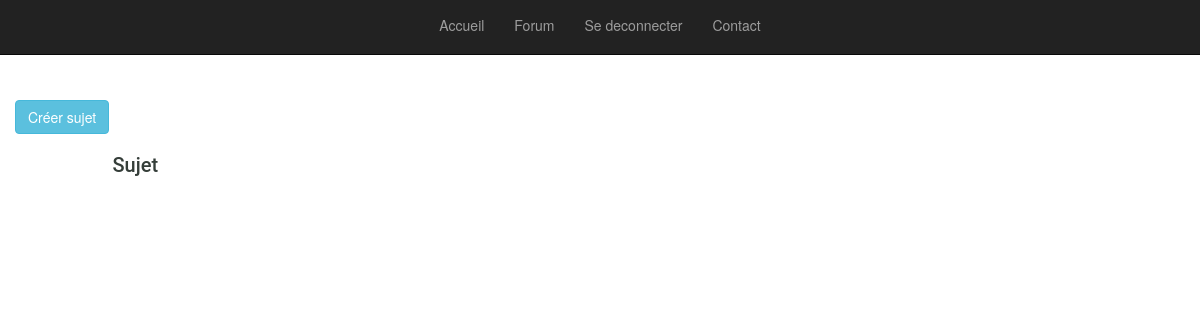
Before: /index.php (signed in) with the older database file.
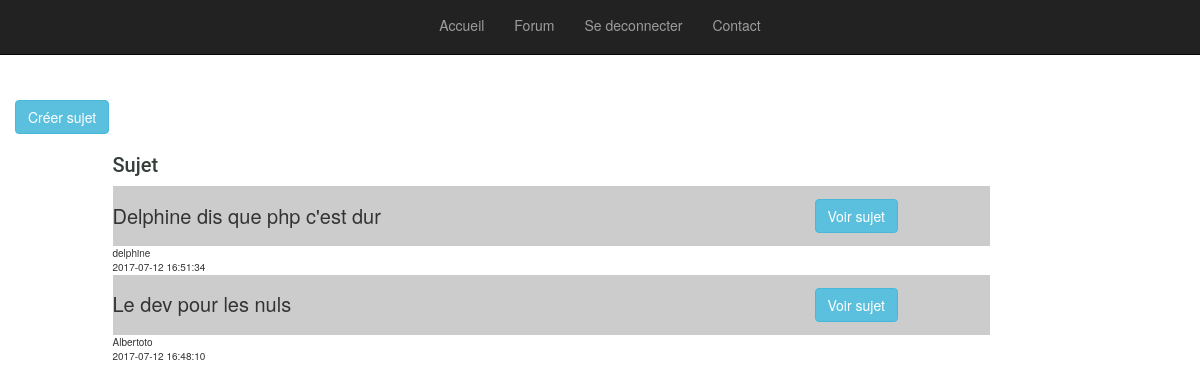
After: the same page with the newer database file.
### tables this page shows
CREATE TABLE `sujet` (
  `id` int(11) NOT NULL AUTO_INCREMENT,
  `titre` varchar(255) DEFAULT NULL,
  `username_id` int(255) DEFAULT NULL,
  `datecreate` datetime DEFAULT NULL,
  PRIMARY KEY (`id`),
  KEY `username_id` (`username_id`),
  CONSTRAINT `sujet_ibfk_1` FOREIGN KEY (`username_id`) REFERENCES `user` (`id`)
);

CREATE TABLE `user` (
  `id` int(11) NOT NULL AUTO_INCREMENT,
  `username` varchar(255) DEFAULT NULL,
  `user_admin` varchar(255) DEFAULT NULL,
  `user_user` varchar(255) DEFAULT NULL,
  `uPassword` varchar(255) DEFAULT NULL,
  `email` varchar(255) DEFAULT NULL,
  `avatar` varchar(255) DEFAULT NULL,
  `datecreate` datetime DEFAULT NULL,
  PRIMARY KEY (`id`)
);

### model/requete_sql.php (called while the page is built, shortened)
<?php
$req_aff_sujet = $connexion->query('SELECT user.username,sujet.id,sujet.Titre,sujet.datecreate FROM user AS user
LEFT JOIN sujet AS sujet ON sujet.username_id=user.id WHERE Titre IS NOT NULL ORDER BY sujet.datecreate DESC
');
?>

### view/01_affichage/affichage_sujet.php (the view, shortened to what this page needs)
<?php
$enter_sujet='<input id="envoi" type="submit" class="btn btn-info" value="Voir sujet">';
include "service/01_connect_service.php";
include "model/requete_sql.php";
while ($donnees = $req_aff_sujet->fetch())
{
     ?>
    <form name="form_enter_sujet-<?= $donnees['id'] ?>" method="POST" id="form_enter_sujet-<?php echo $donnees['id'] ?>"  action="view/01_affichage/02_affichage_sujet_seul.php" >
<table><tr ><td class="grand"><?= $donnees['Titre']?></td><td><?= $enter_sujet?></td></tr>
<tr class="petit"><td><?= $donnees['username']?><br><?= $donnees['datecreate']?></td></tr></table>
</form>
<?php
}
?>

### 01_verif/01_recup_session_index.php (shortened to what this page needs)
<?php
if(isset($_SESSION['id'])){
    $logout='<li>'.'<a href="model/logout.php"  >'.'Se deconnecter'.'</a>'.'</li>';
    $creersujet='<input id="envoi" type="submit" class="btn btn-info" value="Créer sujet">';
}
?>

### index.php (shortened to what this page needs)
 <?php include ("01_verif/01_recup_session_index.php");?>
<!DOCTYPE html>
<html lang="en">
<head>
    <link rel="stylesheet" href="https://maxcdn.bootstrapcdn.com/bootstrap/3.3.7/css/bootstrap.min.css">
    <link rel="stylesheet" type="text/css" href="font-awesome-4.7.0/css/font-awesome.css">
    <link rel="stylesheet" href="style/style.css" >
</head>
<body>
    <?php include ("02_nav/01_nav.php");?>
    <?php include ("03_main/01_main.php");?>
</body>
</html>

### 02_nav/01_nav.php (shortened to what this page needs)
<nav class="navbar navbar-inverse navbar-fixed-top " role="navigation">
           <div class="collapse navbar-collapse  ">
           <ul class="nav navbar-nav ">
                   <li ><a href="" >Accueil</a></li>
                   <li><a href="#forum" >Forum</a></li>
                        <?php echo $logout;?>
                   <li><a href="#contact" >Contact</a></li>
           </ul>
           </div>
</nav>

### 03_main/01_main.php
<main>
<div class="container">
        <div class="row">
                <div class=" nopadding col-lg-3 col-md-3 col-sm-1 col-xs-1 ">
                    <div class="libelle">
                        <form name="form_create_sujet" method="POST" id="form_create_sujet"  action="view/Form_sujet.php" >
                        <?php echo $creersujet?>
                        </form>
                    </div>
                </div>
               <div  class="nopadding  col-lg-9  col-md-9  col-sm-offset-1 col-sm-5 col-sm-offset-1 col-xs-offset-1 col-xs-5  col-xs-offset-1 ">
                    <div>
                        <h3 id="FORUM">Sujet</h3>
                    </div>
                        <div>
                        <?php include ("view/01_affichage/affichage_sujet.php");?>
                        </div>
                </div>
        </div>
</div>
</main>

### style/style.css (style rules this page uses)
.libelle { padding-top: 100px; }
tr { width: 200px; }
h3 { color: rgba(31, 41, 35, 0.9); font-family: "Roboto"; font-size: 20px; text-align: left; }
.nopadding { padding-left: 0; padding-right: 0; }
.navbar .navbar-nav { display: inline-block; float: none; }
.navbar .navbar-collapse { text-align: center; }
table { width: 100%; }
tr:nth-child(even) { background:#FFF; height:20px; }
tr:nth-child(odd) { background: #CCC; height: 60px; }
.petit { font-size: 10px; }
.grand { width: 80%; font-size: 20px; }

Changed rows visible on the page:
added sujet: titre "Delphine dis que php c'est dur", username.username "delphine", datecreate "2017-07-12 16:51:34"
added sujet: titre "Le dev pour les nuls", username.username "Albertoto", datecreate "2017-07-12 16:48:10"
